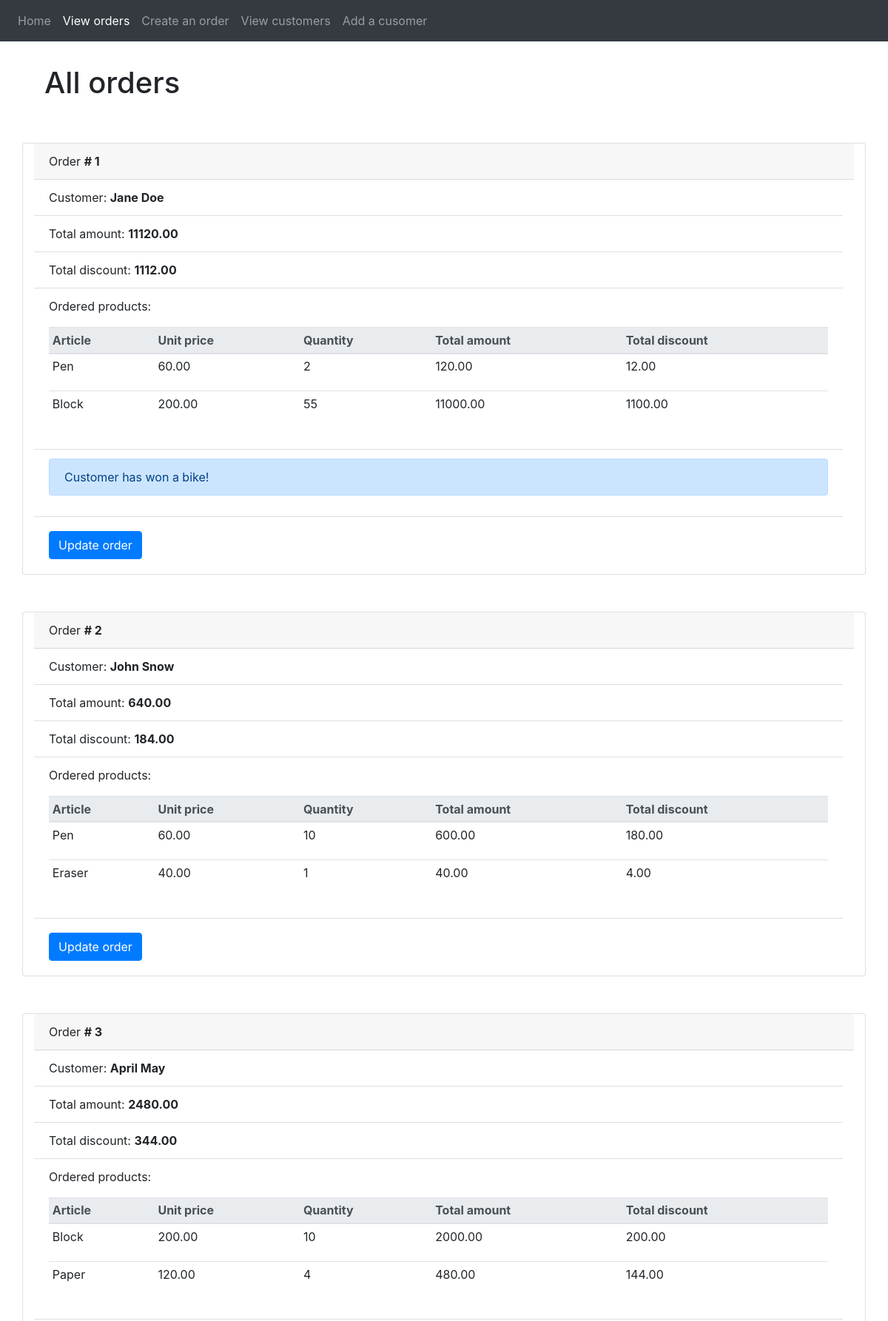
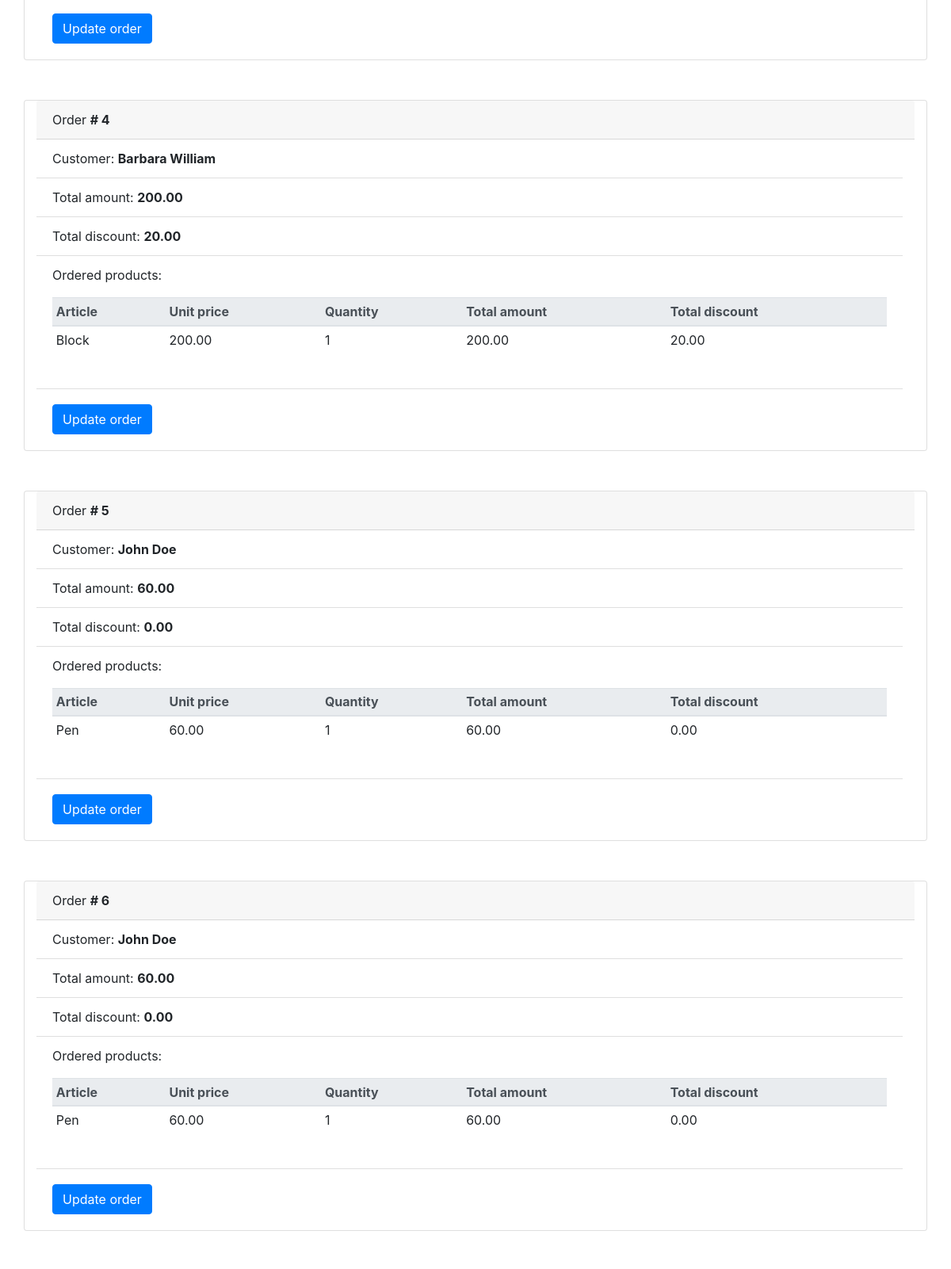
/orders.php (upper part), run on the app's committed database (2 pictures, top to bottom).
### tables this page shows
CREATE TABLE `orders` (
  `id` int(11) NOT NULL AUTO_INCREMENT,
  `customer` int(11) NOT NULL,
  `totalamount` decimal(10,2) NOT NULL,
  `totaldiscount` decimal(10,2) NOT NULL,
  `paidamount` decimal(10,2) NOT NULL,
  `prize` tinyint(4) NOT NULL,
  PRIMARY KEY (`id`),
  UNIQUE KEY `id_UNIQUE` (`id`),
  KEY `id_idx` (`customer`),
  CONSTRAINT `customer` FOREIGN KEY (`customer`) REFERENCES `customers` (`id`) ON DELETE CASCADE ON UPDATE CASCADE
);

CREATE TABLE `customers` (
  `id` int(11) NOT NULL AUTO_INCREMENT,
  `email` varchar(150) NOT NULL,
  `fullname` varchar(150) NOT NULL,
  `type` enum('Private customer','Small Company','Large Company') NOT NULL,
  PRIMARY KEY (`id`),
  UNIQUE KEY `id_UNIQUE` (`id`),
  UNIQUE KEY `email_UNIQUE` (`email`)
);

CREATE TABLE `order_items` (
  `id` int(11) NOT NULL AUTO_INCREMENT,
  `orderid` int(11) NOT NULL,
  `product` int(11) NOT NULL,
  `quantity` int(11) NOT NULL,
  `totalamount` decimal(10,2) NOT NULL,
  `totaldiscount` decimal(10,2) NOT NULL,
  PRIMARY KEY (`id`),
  UNIQUE KEY `id_UNIQUE` (`id`),
  KEY `order_idx` (`orderid`),
  KEY `product_idx` (`product`),
  KEY `orderid_idx` (`orderid`,`id`),
  CONSTRAINT `orderid` FOREIGN KEY (`orderid`) REFERENCES `orders` (`id`) ON DELETE CASCADE ON UPDATE CASCADE,
  CONSTRAINT `product` FOREIGN KEY (`product`) REFERENCES `products` (`id`) ON DELETE NO ACTION ON UPDATE CASCADE
);

CREATE TABLE `products` (
  `id` int(11) NOT NULL AUTO_INCREMENT,
  `productname` varchar(100) NOT NULL,
  `unitprice` decimal(6,2) NOT NULL,
  PRIMARY KEY (`id`),
  UNIQUE KEY `id_UNIQUE` (`id`),
  UNIQUE KEY `productname_UNIQUE` (`productname`)
);

### db/db.php (called while the page is built, shortened)
<?php
    abstract class DB{
        protected $db;
        protected $table;
        function  __construct(){
            try{
                $this->db = new \PDO("mysql:host=" . self::DB_HOST . ";dbname=" . self::DB_DB, self::DB_USERNAME, self::DB_PASSWORD);
            }catch(\PDOException $ex){
                echo $ex->getMessage();
            }catch(\Exception $ex){
                echo $ex->getMessage();
            }
        }
        public function fetchValues($val=1, $param=1){
            $query = "SELECT * FROM {$this->table} WHERE {$param} = '$val'";
            $pdoStatementObject = $this->db->query($query, \PDO::FETCH_ASSOC);
            return $pdoStatementObject->fetchAll();
        }
        public function __destruct(){
            $this->db = NULL;
        }
    }
     class Products extends DB{
		function  __construct(){
			$this->table = 'products';
		}
	}
    class Customers extends DB{
		function  __construct(){
			$this->table = 'customers';
		}
    }
    class Orders extends DB{
		function  __construct(){
			$this->table = 'orders';
        }
    }
    class OrderDetails extends DB{
		function  __construct(){
			$this->table = 'order_items';
        }
    }
?>

### orders.php (the view, shortened to what this page needs)
<!doctype html>
<html lang="en">
    <head>
        <link rel="stylesheet" href="https://stackpath.bootstrapcdn.com/bootstrap/4.3.1/css/bootstrap.min.css">
        <link rel="stylesheet" href="https://stackpath.bootstrapcdn.com/font-awesome/4.7.0/css/font-awesome.min.css">
    </head>
    <body>
     <?php
        require 'db/db.php';
        include_once('templates/header.php');
        $order = new Orders();
        $orders = $order->fetchValues();
     ?>
    <div class="container">
        <div clss="row"><h1 class="col-md-6" style="margin: 2rem 0;">All orders</h1></div>
        <?php
            foreach ($orders as $key) {
                $id = $key['id'];
                $customerid = $key['customer'];
                $totalamount = $key['totalamount'];
                $totaldiscount = $key['totaldiscount'];
                $prize = $key['prize'];
                $customer = new Customers();
                $customer = $customer->fetchValues($customerid, 'id');
                $customer = $customer[0];
        ?>
        <div class="row">
            <div class="card col-md-12" style="margin: 25px 0;">
                <div class="card-header"> Order <b># <?= $id; ?></b></div>
                <ul class="list-group list-group-flush col-md-12 mx-auto">
                    <li class="list-group-item">Customer: <b><?= $customer['fullname']; ?></b></li>
                    <li class="list-group-item">Total amount: <b><?= $totalamount; ?></b> </li>
                    <li class="list-group-item">Total discount: <b><?= $totaldiscount; ?></b></li>
                    <li class="list-group-item">
                        <p>Ordered products:</p>
                        <table class="table table-sm users">
                            <thead class="thead thead-light">
                                <tr>
                                    <th>Article</th>
                                    <th>Unit price</th>
                                    <th>Quantity</th>
                                    <th>Total amount</th>
                                    <th>Total discount</th>
                                </tr>
                            </thead>
                            <tbody>
                            <?php
                                $orderDetail = new OrderDetails();
                                $orderDetails = $orderDetail->fetchValues($id, 'orderid');
                                    foreach ($orderDetails as $val) {
                                        $product = $val['product'];
                                        $quantity = $val['quantity'];
                                        $totalamount = $val['totalamount'];
                                        $totaldiscount = $val['totaldiscount'];
                                        $article = new Products();
                                        $article = $article->fetchValues($product, 'id');
                                        $article = $article[0];
                                ?>
                                    <tr>
                                        <td><?= $article['productname']; ?></td>
                                        <td><?= $article['unitprice']; ?></td>
                                        <td><?= $quantity ;  ?></td>
                                        <td><?= $totalamount; ?></td>
                                        <td><?= $totaldiscount; ?></p>
                                    </tr>
                            <?php }?>
                            </tbody>
                        </table>
                    </li>
                    <?php
                        if($prize == 1){
                            echo '<li class="list-group-item"><div class="alert alert-primary" role="alert">
                            Customer has won a bike!
                        </div></li>';
                        }
                    ?>
                    <div style="margin: 20px;"><a class="btn btn-primary" href="update.php?id=<?=$id; ?>" role="button">Update order</a></div>
                </ul>
            </div>
        </div>
        <?php }?>
    </body>
</html>

### templates/header.php (shortened to what this page needs)
<?php
	$phpself = explode("/", "{$_SERVER['PHP_SELF']}");
	$script = $phpself[count($phpself) - 1];
?>
<nav class="navbar navbar-expand-lg navbar-dark bg-dark">
    <div class="collapse navbar-collapse" id="navbarNav">
        <ul class="navbar-nav">
            <li class="nav-item <?php if($script == 'index.php'){ echo ' active'; } ?>">
                <a class="nav-link" href="index.php">Home <span class="sr-only">(current)</span></a>
            </li>
            <li class="nav-item <?php if($script == 'orders.php'){ echo ' active'; } ?>">
                <a class="nav-link" href="orders.php">View orders</a>
            </li>
            <li class="nav-item <?php if($script == 'create-order.php'){ echo ' active'; } ?>">
                <a class="nav-link" href="create-order.php">Create an order</a>
            </li>
            <li class="nav-item <?php if($script == 'view-customers.php'){ echo ' active'; } ?>">
                <a class="nav-link" href="view-customers.php">View customers</a>
            </li>
            <li class="nav-item <?php if($script == 'create-customer.php'){ echo ' active'; } ?>">
                <a class="nav-link" href="create-customer.php">Add a cusomer</a>
            </li>
        </ul>
    </div>
</nav>

### data on the page
orders: id "1", customer.fullname "Jane Doe", totalamount "11120.00", totaldiscount "1112.00", prize "Customer has won a bike!"
order_items: product.productname "Pen", product.unitprice "60.00", quantity "2", totalamount "120.00", totaldiscount "12.00"
order_items: product.productname "Block", product.unitprice "200.00", quantity "55", totalamount "11000.00", totaldiscount "1100.00"
orders: id "2", customer.fullname "John Snow", totalamount "640.00", totaldiscount "184.00"
order_items: product.productname "Pen", product.unitprice "60.00", quantity "10", totalamount "600.00", totaldiscount "180.00"
order_items: product.productname "Eraser", product.unitprice "40.00", quantity "1", totalamount "40.00", totaldiscount "4.00"
orders: id "3", customer.fullname "April May", totalamount "2480.00", totaldiscount "344.00"
order_items: product.productname "Block", product.unitprice "200.00", quantity "10", totalamount "2000.00", totaldiscount "200.00"
order_items: product.productname "Paper", product.unitprice "120.00", quantity "4", totalamount "480.00", totaldiscount "144.00"
orders: id "4", customer.fullname "Barbara William", totalamount "200.00", totaldiscount "20.00"
order_items: product.productname "Block", product.unitprice "200.00", quantity "1", totalamount "200.00", totaldiscount "20.00"
orders: id "5", customer.fullname "John Doe", totalamount "60.00", totaldiscount "0.00"
order_items: product.productname "Pen", product.unitprice "60.00", quantity "1", totalamount "60.00", totaldiscount "0.00"
orders: id "6", customer.fullname "John Doe", totalamount "60.00", totaldiscount "0.00"
order_items: product.productname "Pen", product.unitprice "60.00", quantity "1", totalamount "60.00", totaldiscount "0.00"
